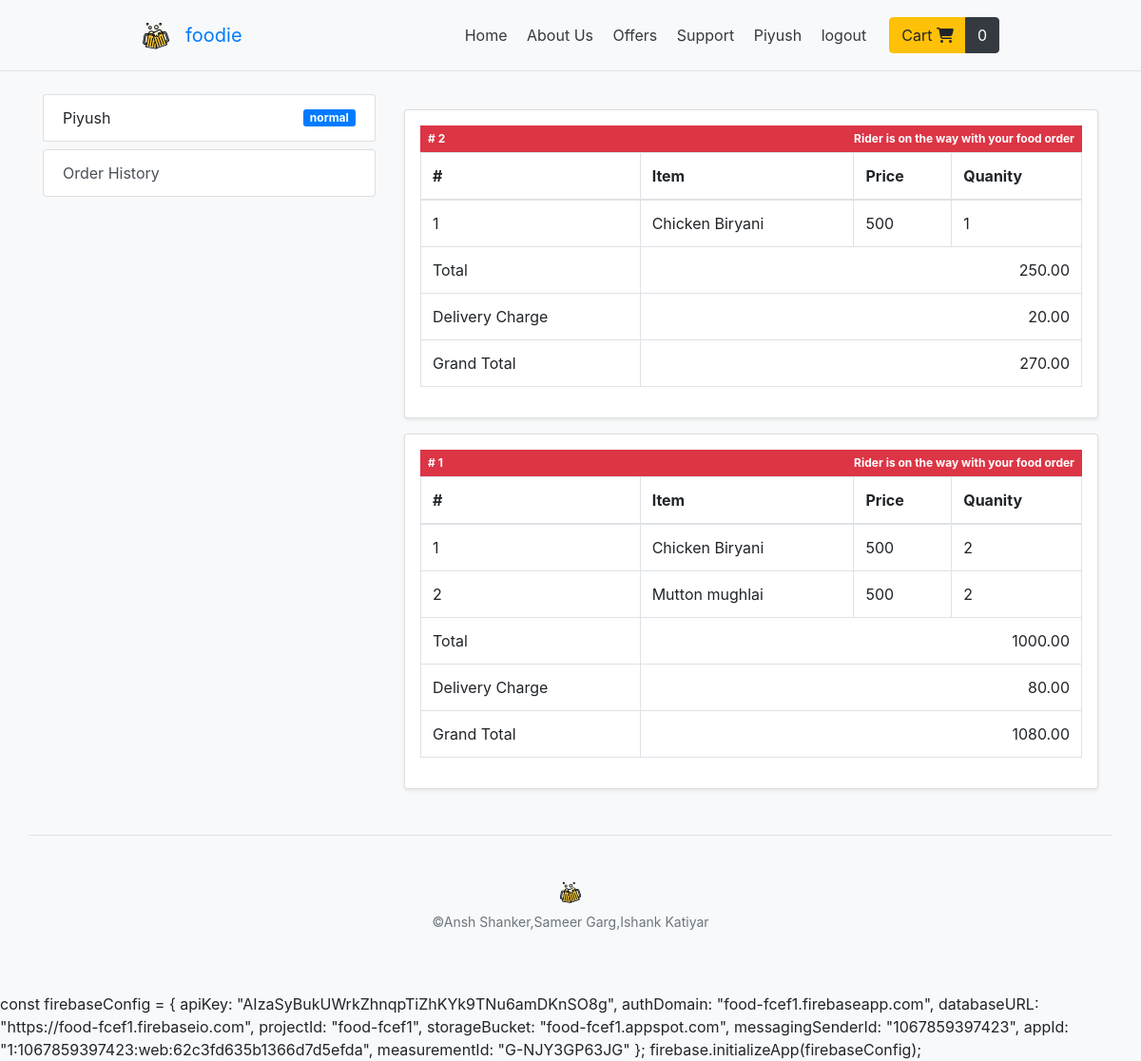
Page /order-history (signed in) on the committed database.
### app/models.py (models this page shows, shortened)
class Profile(models.Model):
    user = models.OneToOneField(User,on_delete=models.CASCADE)
    role = models.CharField(max_length=200,default="normal")

class OrderedItem(models.Model):
    order = models.ForeignKey(Order,on_delete=models.CASCADE,related_name="order_id")
    item = models.ForeignKey(MenuItem, on_delete=models.CASCADE)
    quantity = models.IntegerField(default=1)
    def __str__(self):
        return str(self.order.id)+ " q: "+ str(self.quantity) + " : " + str(self.id)

class MenuItem(models.Model):
    user = models.ForeignKey(User,on_delete=models.CASCADE)
    name = models.CharField(max_length = 100)
    price = models.IntegerField(default=100)
    image = models.ImageField(upload_to="upload",default='default.svg')
    active = models.BooleanField(default=True)

class Order(models.Model):
    user = models.ForeignKey(User,on_delete=models.CASCADE)
    delivered = models.BooleanField(default=False)
    rider = models.ForeignKey(User,on_delete=models.SET_NULL,related_name="delivery_guy",null=True,default=None)
    total_price = models.DecimalField(default=0.0,max_digits=10,decimal_places=2)
    deliveredOn = models.DateTimeField(blank=True,null=True,default=None)
    offers =  models.DecimalField(default=0.0,max_digits=10,decimal_places=2)

### app/views/normal.py (the view)
# urls.py: path('order-history', views.orderHistory, name='order_history' ),
@login_required
def orderHistory(request):
    data = {'title': 'Previous orders '}
    if request.method == "POST":
        messages.error(request,"cant save. please try again or conact admin")
        return redirect('order_history')
    ordersFromDb = Order.objects.filter(user=request.user).order_by('-id')
    newOrders = []
    for order in ordersFromDb:
        tmp_order = {}
        tmp_order['id'] = order.id
        tmp_order['delivered'] = order.delivered
        tmp_order['rider'] = order.rider
        tmp_order['deliveredOn'] = order.deliveredOn
        tmp_order['total'] = order.total_price
        tmp_order['items'] = OrderedItem.objects.filter(order=order).order_by('-id')
        newOrders.append(tmp_order)
    print(newOrders)
    data['orders'] = newOrders
    return render(request,'partner/owner/order_history.html',processData(request,data))

### app/templatetags/cart_tags.py (called while the page is built)
@register.filter
def calculateCharges(total,output='delivery'):
    if not total:
        return 0.0
    delivery_charge =  Decimal(total) * Decimal(0.08)
    if output=='delivery':
        total = 0
    return round(total + delivery_charge,2)

@register.filter
def calculateTotalQuantity(items):
    total = 0
    for item in items:
        if not item['quantity']:
            item['quantity'] = 1
        total = total + int(item['quantity'])
    return total

### foodie/utils.py (called while the page is built)
def processData(request=None,data=None):
    img = {
        'logo' : 'logo.svg'
    }
    cartItemsFromSession = request.session.get('items', {})
    appliedCoupon = False,
    for item in cartItemsFromSession:
        print(item)
    appData = {'appliedCoupon':appliedCoupon,'companyName':'foodie','errorQuote':randomErrorQuotes(),'img':img,'cartItems':cartItemsFromSession }
    if(data is None):
        data = {}
    appData.update(data)
    return appData

def randomErrorQuotes():
    return random.choice([
        'looks like something went wrong on out end. please check after sometime or contact admin ',
        'something went wrong',
    ])

### templates/partner/owner/order_history.html
{% extends 'user/profile.html' %}
{% load cart_tags %}
{% block dashboardContentParent %}
{% for order in orders %}
  <div class="card mt-3 p-3 shadow-sm">
  {% if order.delivered %}
  <div class="badge badge-success d-flex p-2 no-round">
    <span class="text-left mr-auto"># {{order.id}}</span>
    <span class="text-left ml-auto">Delivered by {{ order.rider | title}}  on {{order.deliveredOn}}</span>
  </div>
  {% else %}
  <div class="badge badge-danger d-flex p-2 no-round">
    <span class="text-left mr-auto"># {{order.id}}</span>
    {% if not order.rider %}
      <span class="text-left ml-auto">
        Pending
      </span>
    {% else %}
      <span class="text-left ml-auto">
        {{ order.rider | title }} is on the way with your food order
      </span>
    {% endif %}
  </div>
  {% endif %}
  <table class="table table-bordered">
    <thead>
      <tr>
        <th scope="col">#</th>
        <th scope="col">Item</th>
        <th scope="col">Price</th>
        <th scope="col">Quanity</th>
      </tr>
    </thead>
    <tbody>
    {% for item in order.items %}
        <tr>
          <td>{{forloop.counter }}</td>
          <td>{{item.item.name }}</td>
          <td>{{item.item.price }}</td>
          <td>{{item.quantity }}</td>
        </tr>
    {% endfor %}
    <tr>
      <td>Total</td>
      <td colspan="3" class="text-right">{{order.total  }}</td>
    </tr>
    <tr>
      <td>Delivery Charge</td>
      <td colspan="3" class="text-right">{{order.total | calculateCharges }}</td>
    </tr>
    <tr>
      <td>Grand Total</td>
      <td colspan="3" class="text-right">{{order.total | calculateCharges:"total" }}</td>
    </tr>
    </tbody>
  </table>
  </div>
{% endfor %}
{% endblock dashboardContentParent %}

### templates/base.html (shortened to what this page needs)
{% load static %}
{% load cart_tags %}
{% load bootstrap4 %}
<!DOCTYPE html>
<html lang="en">
<head>
  <link rel="stylesheet" href="https://stackpath.bootstrapcdn.com/bootstrap/4.5.0/css/bootstrap.min.css">
    {% block head %}
    <link rel="stylesheet" href="{% static 'bower_components/bootstrap/dist/css/bootstrap.min.css' %}">
    <link rel="stylesheet" href="{% static 'bower_components/components-font-awesome/css/all.min.css' %}">
    <link rel="stylesheet" href="{% static 'styles/style.css' %}">
    {% endblock %}
</head>
<body class="bg-light">
    {% block header %}
    <div class="border-bottom">
 <div class="d-flex max-900 flex-column flex-md-row align-items-center pt-3 px-md-4 mb-3 bg-light">
 <a class="navbar-brand" href="{% url 'home' %}">
    <img src="{% static 'images/' %}{{img.logo}}" width="30" height="30" alt="">
  </a>
  <h5 class="my-0 mr-md-auto font-weight-normal"><a href="{% url 'home' %}" >{{ companyName  }}</a></h5>
  <nav class="my-2 my-md-0 mr-md-3">
    {% if user.profile.role == 'normal' %}
    <a class="p-2 text-dark" href="{% url 'home' %}">Home</a>
    <a class="p-2 text-dark" href="{% url 'specials' %}">About Us</a>
    <a class="p-2 text-dark" href="{% url 'offers' %}">Offers</a>
    <a class="p-2 text-dark" href="{% url 'support' %}">Support</a>
  {% endif %}
    {% if user.is_authenticated and user.username  %}
          <a class="p-2 text-dark" href="{% url 'profile' %}">{{user.username | title}}</a>
          <a class="p-2 text-dark" href="{% url 'logout' %}">logout</a>
    {% endif %}
    </nav>
    {% if user.profile.role == 'normal'%}
      <div class="btn-group" role="group">
        <a class="btn btn-warning round" href="{% url 'cart' %}">Cart <i class="fas fa-shopping-cart"></i></a>
        <a class="btn btn-dark round" href="{% url 'cart' %}"> {{ cartItems | calculateTotalQuantity }} </a>
      </div>
    {% endif %}
    </div>
    </div>
    {% endblock %}
    {% block content %}{% endblock %}
    {% block footer %}
        <footer class="container pt-4 my-md-5 pt-md-5 border-top text-center">
    <div class="row">
      <div class="col-12 col-md">
        <img class="mb-2" src="{% static 'images/' %}{{img.logo}}" alt="" width="24" height="24">
        <small class="d-block mb-3 text-muted">©Ansh Shanker,Sameer Garg,Ishank Katiyar</small>
      </div>
    </div>
  </footer>
    {% endblock %}
  </body>
    const firebaseConfig = {
      apiKey: "AIzaSyBukUWrkZhnqpTiZhKYk9TNu6amDKnSO8g",
      authDomain: "food-fcef1.firebaseapp.com",
      databaseURL: "https://food-fcef1.firebaseio.com",
      projectId: "food-fcef1",
      storageBucket: "food-fcef1.appspot.com",
      messagingSenderId: "1067859397423",
      appId: "1:1067859397423:web:62c3fd635b1366d7d5efda",
      measurementId: "G-NJY3GP63JG"
    };
    firebase.initializeApp(firebaseConfig);
</html>

### templates/user/sidebar.html
<div class="list-group mb-2">
  <div class="list-group-item d-flex justify-content-between align-items-center">
   {{user.username}}
   {% if user.profile.role in "rider" or "owner"   %}
     <span class="badge badge-primary badge-pill">{{user.profile.role}}</span>
   {% endif %}
  </div>
</div>
{% if  user.profile.role == 'owner' %}
<div class="list-group">
  <a href="{% url 'restaurant_details'%}" class="list-group-item list-group-item-action">
   Restaurent Details
  </a>
  <a href="{% url 'view_menu'%}" class="list-group-item list-group-item-action">View Menu</a>
  <a href="{% url 'add_menu'%}" class="list-group-item list-group-item-action">Add menu</a>
  <a href="{% url 'revenue'%}" class="list-group-item list-group-item-action">Total revenue</a>
</div>
{% elif user.profile.role == 'rider'%}
<div class="list-group">
  <a href="{% url 'get_order'%}" class="list-group-item list-group-item-action">Get Order</a>
  <a href="{% url 'delivery_history'%}" class="list-group-item list-group-item-action">Order History</a>
</div>
{% else %}
<div class="list-group">
  <a href="{% url 'order_history'%}" class="list-group-item list-group-item-action">Order History</a>
</div>
{% endif  %}

### static/styles/style.css (style rules this page uses)
.no-round { border-radius: 0 !important; }
.badge { border-radius: 3px; }
.max-900 { max-width: 950px !important; margin: auto; }

### rows in the picture
OrderedItem: item.name "Chicken Biryani", item.price "500", quantity "1"
OrderedItem: item.name "Chicken Biryani", item.price "500", quantity "2"
OrderedItem: item.name "Mutton mughlai", item.price "500", quantity "2"

### other values in the picture
{{ companyName }} "foodie"
{{ user.username | title }} "Piyush"
{{ cartItems | calculateTotalQuantity }} "0"
{{ user.username }} "Piyush"
{{ user.profile.role }} "normal"
{{ order.id }} "2"
{{ order.rider | title }} "Rider"
{{ order.total }} "250.00"
{{ order.total | calculateCharges }} "20.00"
{{ order.total | calculateCharges:"total" }} "270.00"
{{ order.id }} "1"
{{ order.total }} "1000.00"
{{ order.total | calculateCharges }} "80.00"
{{ order.total | calculateCharges:"total" }} "1080.00"
